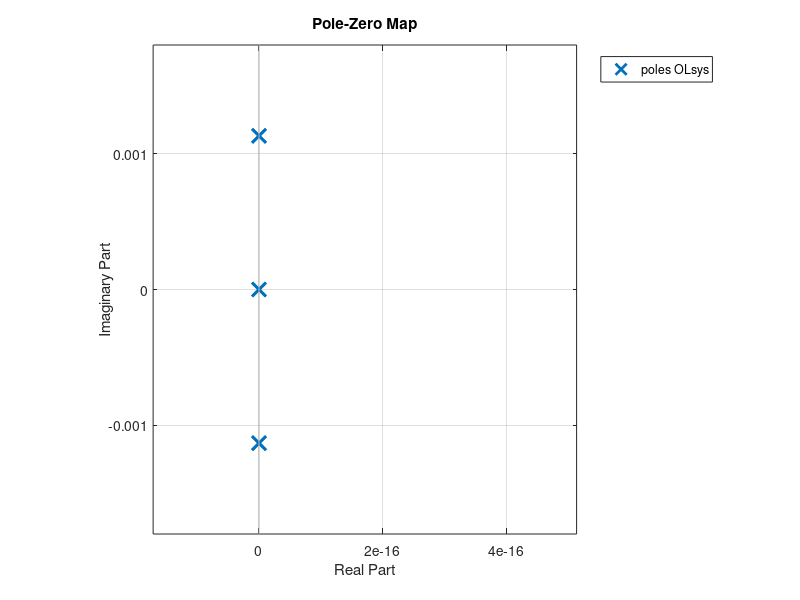

This figure's MATLAB source: (Note: this script raises an error after producing the figure.)
clear; close all

%%%%%% A,B,C,D Matrices %%%%%%
n = sqrt(398600 / 6778^3);
A = [0 0 0 1 0 0;
     0 0 0 0 1 0;
     0 0 0 0 0 1;
     3*n^2 0 0 0 2*n 0;
     0 0 0 -2*n 0 0;
     0 0 -n^2 0 0 0];

B = [0 0 0;
     0 0 0;
     0 0 0;
     1 0 0;
     0 1 0;
     0 0 1];

C = [1 0 0 0 0 0;
     0 1 0 0 0 0;
     0 0 1 0 0 0];

D = [0 0 0;
     0 0 0;
     0 0 0];

nstates = size(A,1); % how many states? 
OLsys = ss(A,B,C,D);

eigVal = eig(A);
[eig_Vec, eig_ValDiag] = eig(A);
figure('name', 'Pole-Zero Map');
pzmap(OLsys); 
xlabel('Real Part')
ylabel('Imaginary Part')


% Earth mean radius:
rEarth_m = 6371E3;
muEarth_m3ps2 = 398600*(1000^3);


%% #2
% Define control system objectives, requirements. Determine open loop plant
% poles. Simulate the plant respone (no controller) to the desired initial
% conditions, reference inputs and /or exogeneous disturbances, as
% appropriate to control objectives, verify that thees responses make sense

isControllable = rank(ctrb(OLsys)) == numel(A(:,1)) % yes
isObservable = rank(obsv(OLsys)) == numel(A(:,1)) % yes

% Names for plots
OLsys.StateName = {'x (radial)';'y (along-track)';'z (cross-track)';...
    'xdot (radial velocity)';'ydot (along-track velocity)';'zdot (cross-track velocity)'};
OLsys.StateUnit = {'meters';'meters';'meters';...
    'meters/seconds';'meters/seconds';'meters/seconds'};
OLsys.OutputName = OLsys.StateName(1:3);
OLsys.OutputUnit = OLsys.StateUnit(1:3);
OLsys.InputName = {'xddot';'yddot';'zddot'};
OLsys.InputUnit = {'meters/seconds^2';'meters/seconds^2';'meters/seconds^2'};


% define umax 
thrust_kgmps2 = 25;
massChaser_kg = 100; 

% Open loop poles
% olpoles = pole(OLsys);
% pzmap(OLsys)

% impulse(OLsys) % this makes sense

% Simulate the plant response to the desired initial conditions (no
% disturbance)

% Examine different initial conditions
% X0 = [10000 0 0 0 0 0]; % radial offset
% X0 = [0 10000 0 0 0 0]; % in-track offset
% X0 = [0 0 10000 0 0 0]; % cross-track offset
% X0 = [10 375 0 0 0.00009 0];
X0 = [100 5000 -1000 0 0 0]; % 500 meters in-track final approach
% Target radius
rTgt_m = 6778E3;
% Target mean motion
nTgt = sqrt(muEarth_m3ps2/rTgt_m^3);
% Target orbit period
TTgt_s = 2*pi/nTgt; 

tvec_s = 0:0.1:2*TTgt_s;

[y,t,x] = initial(OLsys,X0,tvec_s); 

figure('Name','Open Loop Response to Initial Conditions');
subplot(311)
plot(t,y(:,1),'DisplayName','Radial Obs');  hold on;
plot(t,x(:,1),'DisplayName','Radial State'); 
legend('show'); ylabel('meters'); grid minor;
subplot(312)
plot(t,y(:,2),'DisplayName','Along-Track Obsv'); hold on;
plot(t,x(:,2),'DisplayName','Along-Track State'); 
legend('show'); ylabel('meters'); grid minor;
subplot(313)
plot(t,y(:,3),'DisplayName','Cross-Track Obsv'); hold on;
plot(t,y(:,3),'DisplayName','Cross-Track State');
legend('show'); ylabel('meters'); grid minor;
xlabel('Time (seconds)');
sgtitle('Initial Conditions System Response')


%% #4 Manual Pole Placement

% Specify desired closed-loop poles
despoles = [-0.09 -0.06 -0.03 -0.02 -0.02 -0.01]; %dominant pole is real and at -2 
%% Use place command to get feedback gain:
K = place(A,B,despoles);

% Define closed-loop dynamics
F1 = eye(2); %unity feedforward gain on ref inputs 
F2 = inv(C/(-A+B*K)*B);
F = F2;
Acl = A - B*K;
Bcl = B*F;
Ccl = C;
Dcl = D;
CLsys = ss(Acl,Bcl,Ccl,Dcl);


umax_mps2 = thrust_kgmps2/massChaser_kg;

rhistvec = zeros(3,numel(tvec_s))';

% Check that closed-loop system specs met; change despoles otherwise
%%get response to first reference input profile: 
[Y_CL1,~,X_CL1] = lsim(CLsys,rhistvec,tvec_s, X0);

%compute resulting actuator efforts in each case, where u = -Kx + Fr
U_CL1 = -K*X_CL1' + F*rhistvec'; 

figure('Name','Manual Pole Placement Actuator Effort')
subplot(311), hold on
plot(tvec_s,U_CL1(1,:))
plot(tvec_s,umax_mps2*ones(size(tvec_s)),'--k');
plot(tvec_s,-umax_mps2*ones(size(tvec_s)),'--k');
subplot(312), hold on
plot(tvec_s,U_CL1(2,:))
plot(tvec_s,umax_mps2*ones(size(tvec_s)),'--k');
plot(tvec_s,-umax_mps2*ones(size(tvec_s)),'--k');
subplot(313), hold on
plot(tvec_s,U_CL1(3,:))
plot(tvec_s,umax_mps2*ones(size(tvec_s)),'--k');
plot(tvec_s,-umax_mps2*ones(size(tvec_s)),'--k');

figure('Name','Manual Pole Placement: Response Compared To Desired Position State')
subplot(311)
plot(tvec_s,Y_CL1(:,1),'DisplayName','Observed'); hold on;
plot(tvec_s,rhistvec(:,1),'DisplayName','Reference');
legend show
subplot(312)
plot(tvec_s,Y_CL1(:,2),'DisplayName','Observed'); hold on;
plot(tvec_s,rhistvec(:,2),'DisplayName','Reference');
legend show
subplot(313)
plot(tvec_s,Y_CL1(:,3),'DisplayName','Observed'); hold on;
plot(tvec_s,rhistvec(:,3),'DisplayName','Reference')
legend show


%% #5 Luenberger Observer 
% todo remove these gains once part 4 is complete
K = zeros(3,6);
F = eye(3);

% check for controllability of observer system
Co_observer = ctrb(A', C');
is_observer_controllable = rank(Co_observer) == nstates;

% New augmented state for luenberger observer: Xaug_obs = [x; ex; ey; ez; exdot; eydot; ezdot]

% Specify desired closed-loop poles for the Luenberger observer
desobsvpoles =  [-12 -11 -10 -9, -8, -7]; % TODO : Fine tune 
% Use place command to get Luenberger observer gain
L = (place(A',C',desobsvpoles))';

% define new closed loop observer system
AaugLOCL = [A B*K;
           zeros(nstates) A-L*C];
% BaugLOOL = [B; B]; % open loop version
BaugLOCL = [B*F; zeros(size(B))];
CaugLOCL = [zeros(nstates,nstates), eye(nstates)]; %define errors as outputs (should --> 0)
DaugLOCL = zeros(6,3);
LOCLsys = ss(AaugLOCL, BaugLOCL, CaugLOCL, DaugLOCL);

figure('Name','Observer Error Transient 0 IC');
initial(LOCLsys,2*zeros(2*nstates,1),10) %initial observer error states zero
title('Observer error transient responses | Zero Intial Error')

figure('Name','Observer Error Transient With IC');
initial(LOCLsys,2*ones(2*nstates,1),10) %initial observer error states non-zero
title('Observer error transient responses | With Inital Error')


%% # 6 Infinite Horizon Controller

umax_mps2 = thrust_kgmps2/massChaser_kg;
rmag = 0.2;
% rhistvec1 = x(:,1:3);
rhistvec1 = zeros(3,numel(tvec_s))';

% Weights 
awts = ones([1,numel(A(:,1))]);
rho  = 10;
awts = awts./sum(awts);

poswts = [20 90 60];
velwts = 1*[1 1 1];
Q = diag(awts./[poswts, velwts].^2);
R = rho*diag(1./(umax_mps2.*[1 1 1]).^2);

[Ks, W, E] = lqr(A,B,Q,R);
% usLqr = nan([3, numel(x(:,1))]);
% 
% for i = 1:numel(x(:,1))
%    usLqr(:,i) = -R^-1 * B'*W*x(i,:)';
% end

Ff = (C/(-A+B*Ks)*B)^-1;
Acl = A - B*Ks;
Bcl = B*Ff;
Ccl = C;
Dcl = D;
CLsys = ss(Acl,Bcl,Ccl,Dcl);

[ycl1,~,xcl1] = lsim(CLsys,rhistvec1',tvec_s,X0);

ucl1 = -Ks*xcl1' + Ff*rhistvec1';

figure("Name",'LQR Actuator Effort')
subplot(311), hold on
plot(tvec_s,ucl1(1,:))
plot(tvec_s,umax_mps2*ones(size(tvec_s)),'--k');
plot(tvec_s,-umax_mps2*ones(size(tvec_s)),'--k');
ylabel({'Acceleration';'Radial (m/s^2)'});
subplot(312), hold on
plot(tvec_s,ucl1(2,:))
plot(tvec_s,umax_mps2*ones(size(tvec_s)),'--k');
plot(tvec_s,-umax_mps2*ones(size(tvec_s)),'--k');
ylabel({'Acceleration';'In-Track (m/s^2)'});
subplot(313), hold on
plot(tvec_s,ucl1(3,:))
plot(tvec_s,umax_mps2*ones(size(tvec_s)),'--k');
plot(tvec_s,-umax_mps2*ones(size(tvec_s)),'--k');
ylabel({'Acceleration';'Cross-Track (m/s^2)'});
xlabel('Time (s)')

figure("Name","LQR Response Compared To Desired Position State")
subplot(311)
plot(tvec_s,ycl1(:,1),'DisplayName','Observed'); hold on;
plot(tvec_s,rhistvec1(:,1),'DisplayName','Reference');
ylabel({'Distance';'Radial (m)'});
legend show
subplot(312)
plot(tvec_s,ycl1(:,2),'DisplayName','Observed'); hold on;
plot(tvec_s,rhistvec1(:,2),'DisplayName','Reference');
ylabel({'Distance';'In-track (m)'});
legend show
subplot(313)
plot(tvec_s,ycl1(:,3),'DisplayName','Observed'); hold on;
plot(tvec_s,rhistvec1(:,3),'DisplayName','Reference')
ylabel({'Distance';'Cross-track (m)'}); 
xlabel('Time (s)')
legend show



%%%% SCRIPT STUB %%%%




%%% FUNCTIONS STUB %%%%
